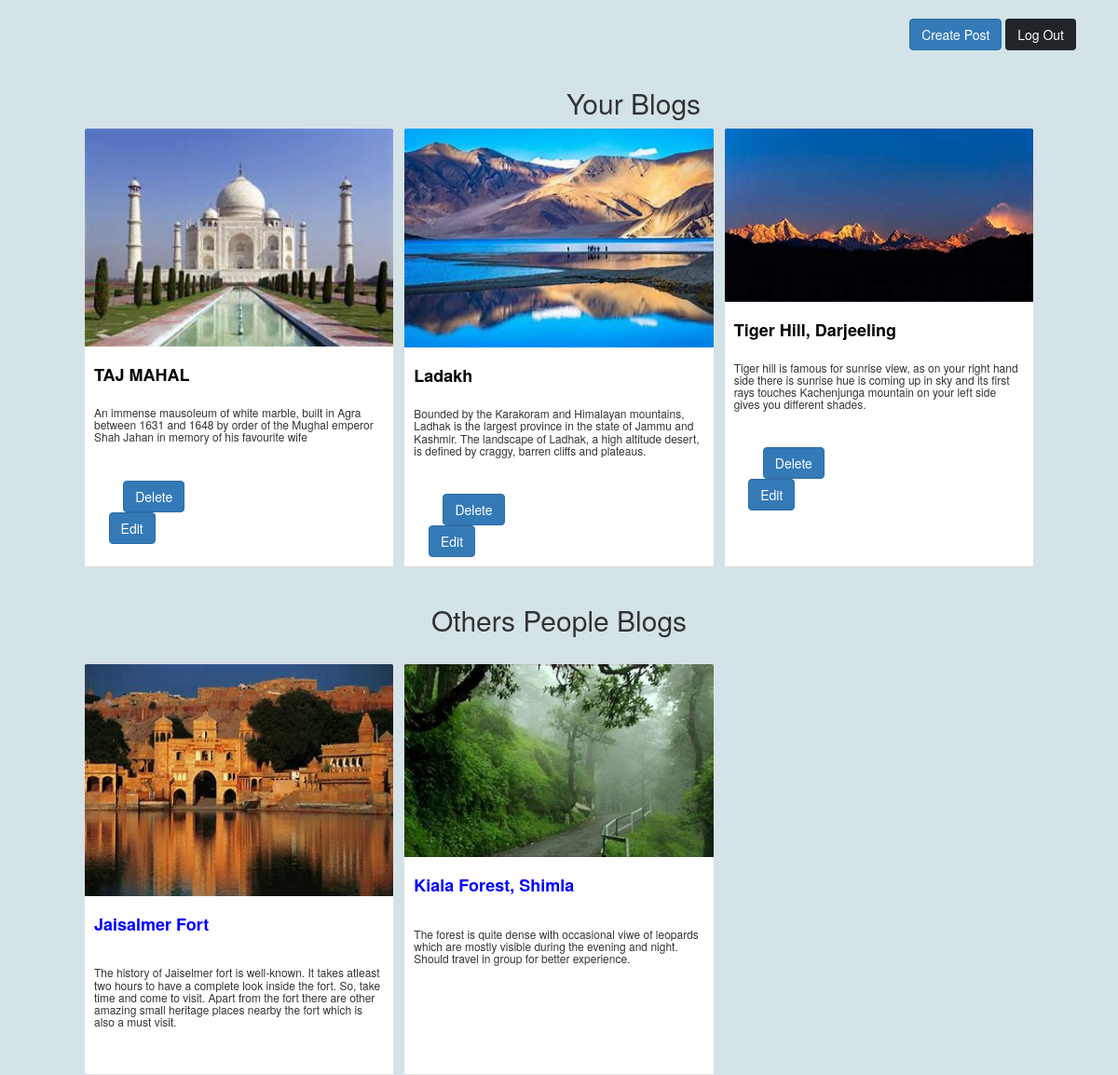
/profile.php (signed in), run on the app's committed database.
### tables this page shows
CREATE TABLE `blog` (
  `id` int(100) NOT NULL,
  `title` varchar(200) DEFAULT NULL,
  `des` varchar(255) DEFAULT NULL,
  `img` varchar(200) DEFAULT NULL,
  `userid` int(100) DEFAULT NULL
);

### dao.php (called while the page is built, shortened)
<?php
            function getFiles($id){
                $con=$GLOBALS['con'];
                $sql="select * from blog where userid <> $id";
                $result=$con->query($sql);
                $img=array();
                if($result->num_rows>0){
                    while($row=$result->fetch_assoc()){
                        $img[]=$row;
                    }
                }
                return  $img;
            }
             function getFile($id){
                $con=$GLOBALS['con'];
                $sql="select * from blog where userid=$id";
                $result=$con->query($sql);
                $img=array();
                if($result->num_rows>0){
                    while($row=$result->fetch_assoc()){
                        $img[]=$row;
                    }
                }
                return  $img;
            }
            function getUser(){
                $con=$GLOBALS['con'];
                $sql="select * from blog";
                $res=$con->query($sql);
                $users=array();
                if($res->num_rows>0){
                    while($row=$res->fetch_assoc()){
                    $users[]=$row;
                    }
                }
                return $users;
            }
    ?>

### conn.php (called while the page is built, shortened)
<?php
include 'dao.php';
$us= getUser();
function getIMG($id){
  $i=getFiles($id);
  return $i;
}
function getoneIMG($id){
  $i=getFile($id);
  return $i;
}
?>

### profile.php (the view, shortened to what this page needs)
<?php
include 'conn.php';
$e=$_SESSION['e'];
$W=getIMG($_SESSION['i']);
$q=getoneIMG($_SESSION['i']);
if(empty($e)){
     header("location:page-login.php");
}
else{
?>
<!DOCTYPE html>
<html lang="en">
<head>
</head>
<head>
<head>
    <link href="https://cdn.jsdelivr.net/npm/bootstrap@5.1.3/dist/css/bootstrap.min.css" rel="stylesheet">
    <link rel="stylesheet" href="https://maxcdn.bootstrapcdn.com/bootstrap/3.3.7/css/bootstrap.min.css">
</head>
<body>
<div class="container">
  <br>
	<div class="text-right">
    <a class="btn btn-primary"   href="create_post.php?id=<?=$_SESSION['i']?>">Create Post</a>
    <a class="btn btn-dark"  href="page-login.php">Log Out</a>
	</div>
</div>
<div class="content">
<form align="center" style="margin-left:10pc"><br>
<h2>Your Blogs</h2>
</form>
<div class="row row-cols-1 row-cols-md-3 g-3">
  <?php foreach ($q as $p){?>
  <div class="col">
    <div class="card h-100">
      <img src="upload/<?=$p['img']?>" class="card-img-top" alt="...">
      <div class="card-body">
        <h4 class="card-title"> <b style="color:black"><?=$p['title']?></b></h4>
         <p class="card-text"><h6><br> <?=$p['des']?> </h6><br> </p>
        <form action="conn.php" method="POST">
                &nbsp; &nbsp; &nbsp; &nbsp; <input  type="submit" class="btn btn-primary" value="Delete" name="dele">
                &nbsp;&nbsp; &nbsp; &nbsp; &nbsp; &nbsp;&nbsp;&nbsp; &nbsp; &nbsp; &nbsp; &nbsp;&nbsp;&nbsp; <a class="btn btn-primary" href="edit.php?id=<?=$p['id']?>">Edit</a>
        </form>
      </div>
    </div>
  </div>
<?php } ?>
</div><br>
<form align="center" >
<h2>Others People Blogs</h2>
<br>
</form>
<div class="row row-cols-1 row-cols-md-3 g-3">
  <?php foreach ($W as $u){?>
  <div class="col">
    <div class="card h-100">
      <img src="upload/<?=$u['img']?>" class="card-img-top" alt="...">
      <div class="card-body">
     <h4 class="card-title"><b style="color:blue"><?=$u['title']?></b></h4>
        <p class="card-text"  style="color:blue"><br><h6><?=$u['des']?></h6><br></p>
      </div>
    </div>
    </div>
    <?php } ?>
</div>
</div>
 </body>
 </html>
 <?php }
 ?>

### profile.php (style rules this page uses)
body { background: #d3e3e7; }
.content { margin-right: 100px; margin-left: 100px; }

### data on the page
blog: img (picture), title "TAJ MAHAL", des "An immense mausoleum of white marble, built in Agra between 1631 and 1648 by order of the Mughal emperor Shah Jahan in memory of his favourite wife"
blog: img (picture), title "Ladakh", des "Bounded by the Karakoram and Himalayan mountains, Ladhak is the largest province in the state of Jammu and Kashmir. The landscape of Ladhak, a high altitude desert, is defined by craggy, barren cliffs and plateaus."
blog: img (picture), title "Tiger Hill, Darjeeling", des "Tiger hill is famous for sunrise view, as on your right hand side there is sunrise hue is coming up in sky and its first rays touches Kachenjunga mountain on your left side gives you different shades."
blog: img (picture), title "Jaisalmer Fort", des "The history of Jaiselmer fort is well-known. It takes atleast two hours to have a complete look inside the fort. So, take time and come to visit. Apart from the fort there are other amazing small heritage places nearby the fort which is also a must visit."
blog: img (picture), title "Kiala Forest, Shimla", des "The forest is quite dense with occasional viwe of leopards which are mostly visible during the evening and night. Should travel in group for better experience."
